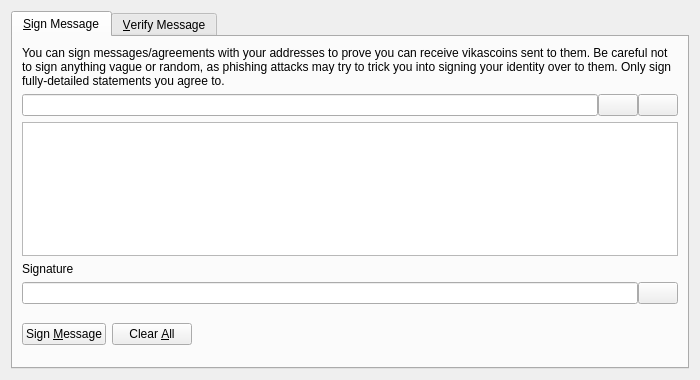
<?xml version="1.0" encoding="UTF-8"?>
<ui version="4.0">
 <class>SignVerifyMessageDialog</class>
 <widget class="QDialog" name="SignVerifyMessageDialog">
  <property name="geometry">
   <rect>
    <x>0</x>
    <y>0</y>
    <width>700</width>
    <height>380</height>
   </rect>
  </property>
  <property name="windowTitle">
   <string>Signatures - Sign / Verify a Message</string>
  </property>
  <property name="modal">
   <bool>true</bool>
  </property>
  <layout class="QVBoxLayout" name="verticalLayout">
   <item>
    <widget class="QTabWidget" name="tabWidget">
     <property name="currentIndex">
      <number>0</number>
     </property>
     <widget class="QWidget" name="tabSignMessage">
      <attribute name="title">
       <string>&amp;Sign Message</string>
      </attribute>
      <layout class="QVBoxLayout" name="verticalLayout_SM">
       <item>
        <widget class="QLabel" name="infoLabel_SM">
         <property name="text">
          <string>You can sign messages/agreements with your addresses to prove you can receive vikascoins sent to them. Be careful not to sign anything vague or random, as phishing attacks may try to trick you into signing your identity over to them. Only sign fully-detailed statements you agree to.</string>
         </property>
         <property name="textFormat">
          <enum>Qt::PlainText</enum>
         </property>
         <property name="wordWrap">
          <bool>true</bool>
         </property>
        </widget>
       </item>
       <item>
        <layout class="QHBoxLayout" name="horizontalLayout_1_SM">
         <property name="spacing">
          <number>0</number>
         </property>
         <item>
          <widget class="QValidatedLineEdit" name="addressIn_SM">
           <property name="toolTip">
            <string>The Vikascoin address to sign the message with</string>
           </property>
          </widget>
         </item>
         <item>
          <widget class="QPushButton" name="addressBookButton_SM">
           <property name="toolTip">
            <string>Choose previously used address</string>
           </property>
           <property name="text">
            <string/>
           </property>
           <property name="icon">
            <iconset resource="../bitcoin.qrc">
             <normaloff>:/icons/address-book</normaloff>:/icons/address-book</iconset>
           </property>
           <property name="shortcut">
            <string>Alt+A</string>
           </property>
           <property name="autoDefault">
            <bool>false</bool>
           </property>
          </widget>
         </item>
         <item>
          <widget class="QPushButton" name="pasteButton_SM">
           <property name="toolTip">
            <string>Paste address from clipboard</string>
           </property>
           <property name="text">
            <string/>
           </property>
           <property name="icon">
            <iconset resource="../bitcoin.qrc">
             <normaloff>:/icons/editpaste</normaloff>:/icons/editpaste</iconset>
           </property>
           <property name="shortcut">
            <string>Alt+P</string>
           </property>
           <property name="autoDefault">
            <bool>false</bool>
           </property>
          </widget>
         </item>
        </layout>
       </item>
       <item>
        <widget class="QPlainTextEdit" name="messageIn_SM">
         <property name="toolTip">
          <string>Enter the message you want to sign here</string>
         </property>
        </widget>
       </item>
       <item>
        <widget class="QLabel" name="signatureLabel_SM">
         <property name="text">
          <string>Signature</string>
         </property>
         <property name="textFormat">
          <enum>Qt::PlainText</enum>
         </property>
        </widget>
       </item>
       <item>
        <layout class="QHBoxLayout" name="horizontalLayout_2_SM">
         <property name="spacing">
          <number>0</number>
         </property>
         <item>
          <widget class="QLineEdit" name="signatureOut_SM">
           <property name="font">
            <font>
             <italic>true</italic>
            </font>
           </property>
           <property name="readOnly">
            <bool>true</bool>
           </property>
          </widget>
         </item>
         <item>
          <widget class="QPushButton" name="copySignatureButton_SM">
           <property name="toolTip">
            <string>Copy the current signature to the system clipboard</string>
           </property>
           <property name="text">
            <string/>
           </property>
           <property name="icon">
            <iconset resource="../bitcoin.qrc">
             <normaloff>:/icons/editcopy</normaloff>:/icons/editcopy</iconset>
           </property>
           <property name="autoDefault">
            <bool>false</bool>
           </property>
          </widget>
         </item>
        </layout>
       </item>
       <item>
        <layout class="QHBoxLayout" name="horizontalLayout_3_SM">
         <item>
          <widget class="QPushButton" name="signMessageButton_SM">
           <property name="toolTip">
            <string>Sign the message to prove you own this Vikascoin address</string>
           </property>
           <property name="text">
            <string>Sign &amp;Message</string>
           </property>
           <property name="icon">
            <iconset resource="../bitcoin.qrc">
             <normaloff>:/icons/edit</normaloff>:/icons/edit</iconset>
           </property>
           <property name="autoDefault">
            <bool>false</bool>
           </property>
          </widget>
         </item>
         <item>
          <widget class="QPushButton" name="clearButton_SM">
           <property name="toolTip">
            <string>Reset all sign message fields</string>
           </property>
           <property name="text">
            <string>Clear &amp;All</string>
           </property>
           <property name="icon">
            <iconset resource="../bitcoin.qrc">
             <normaloff>:/icons/remove</normaloff>:/icons/remove</iconset>
           </property>
           <property name="autoDefault">
            <bool>false</bool>
           </property>
          </widget>
         </item>
         <item>
          <spacer name="horizontalSpacer_1_SM">
           <property name="orientation">
            <enum>Qt::Horizontal</enum>
           </property>
           <property name="sizeHint" stdset="0">
            <size>
             <width>40</width>
             <height>48</height>
            </size>
           </property>
          </spacer>
         </item>
         <item>
          <widget class="QLabel" name="statusLabel_SM">
           <property name="font">
            <font>
             <weight>75</weight>
             <bold>true</bold>
            </font>
           </property>
           <property name="text">
            <string/>
           </property>
           <property name="wordWrap">
            <bool>true</bool>
           </property>
          </widget>
         </item>
         <item>
          <spacer name="horizontalSpacer_2_SM">
           <property name="orientation">
            <enum>Qt::Horizontal</enum>
           </property>
           <property name="sizeHint" stdset="0">
            <size>
             <width>40</width>
             <height>48</height>
            </size>
           </property>
          </spacer>
         </item>
        </layout>
       </item>
      </layout>
     </widget>
     <widget class="QWidget" name="tabVerifyMessage">
      <attribute name="title">
       <string>&amp;Verify Message</string>
      </attribute>
      <layout class="QVBoxLayout" name="verticalLayout_VM">
       <item>
        <widget class="QLabel" name="infoLabel_VM">
         <property name="text">
          <string>Enter the receiver's address, message (ensure you copy line breaks, spaces, tabs, etc. exactly) and signature below to verify the message. Be careful not to read more into the signature than what is in the signed message itself, to avoid being tricked by a man-in-the-middle attack. Note that this only proves the signing party receives with the address, it cannot prove sendership of any transaction!</string>
         </property>
         <property name="textFormat">
          <enum>Qt::PlainText</enum>
         </property>
         <property name="alignment">
          <set>Qt::AlignLeading|Qt::AlignLeft|Qt::AlignTop</set>
         </property>
         <property name="wordWrap">
          <bool>true</bool>
         </property>
        </widget>
       </item>
       <item>
        <layout class="QHBoxLayout" name="horizontalLayout_1_VM">
         <property name="spacing">
          <number>0</number>
         </property>
         <item>
          <widget class="QValidatedLineEdit" name="addressIn_VM">
           <property name="toolTip">
            <string>The Vikascoin address the message was signed with</string>
           </property>
          </widget>
         </item>
         <item>
          <widget class="QPushButton" name="addressBookButton_VM">
           <property name="toolTip">
            <string>Choose previously used address</string>
           </property>
           <property name="text">
            <string/>
           </property>
           <property name="icon">
            <iconset resource="../bitcoin.qrc">
             <normaloff>:/icons/address-book</normaloff>:/icons/address-book</iconset>
           </property>
           <property name="shortcut">
            <string>Alt+A</string>
           </property>
           <property name="autoDefault">
            <bool>false</bool>
           </property>
          </widget>
         </item>
        </layout>
       </item>
       <item>
        <widget class="QPlainTextEdit" name="messageIn_VM"/>
       </item>
       <item>
        <widget class="QValidatedLineEdit" name="signatureIn_VM"/>
       </item>
       <item>
        <layout class="QHBoxLayout" name="horizontalLayout_2_VM">
         <item>
          <widget class="QPushButton" name="verifyMessageButton_VM">
           <property name="toolTip">
            <string>Verify the message to ensure it was signed with the specified Vikascoin address</string>
           </property>
           <property name="text">
            <string>Verify &amp;Message</string>
           </property>
           <property name="icon">
            <iconset resource="../bitcoin.qrc">
             <normaloff>:/icons/transaction_0</normaloff>:/icons/transaction_0</iconset>
           </property>
           <property name="autoDefault">
            <bool>false</bool>
           </property>
          </widget>
         </item>
         <item>
          <widget class="QPushButton" name="clearButton_VM">
           <property name="toolTip">
            <string>Reset all verify message fields</string>
           </property>
           <property name="text">
            <string>Clear &amp;All</string>
           </property>
           <property name="icon">
            <iconset resource="../bitcoin.qrc">
             <normaloff>:/icons/remove</normaloff>:/icons/remove</iconset>
           </property>
           <property name="autoDefault">
            <bool>false</bool>
           </property>
          </widget>
         </item>
         <item>
          <spacer name="horizontalSpacer_1_VM">
           <property name="orientation">
            <enum>Qt::Horizontal</enum>
           </property>
           <property name="sizeHint" stdset="0">
            <size>
             <width>40</width>
             <height>48</height>
            </size>
           </property>
          </spacer>
         </item>
         <item>
          <widget class="QLabel" name="statusLabel_VM">
           <property name="font">
            <font>
             <weight>75</weight>
             <bold>true</bold>
            </font>
           </property>
           <property name="text">
            <string/>
           </property>
           <property name="wordWrap">
            <bool>true</bool>
           </property>
          </widget>
         </item>
         <item>
          <spacer name="horizontalSpacer_2_VM">
           <property name="orientation">
            <enum>Qt::Horizontal</enum>
           </property>
           <property name="sizeHint" stdset="0">
            <size>
             <width>40</width>
             <height>48</height>
            </size>
           </property>
          </spacer>
         </item>
        </layout>
       </item>
      </layout>
     </widget>
    </widget>
   </item>
  </layout>
 </widget>
 <customwidgets>
  <customwidget>
   <class>QValidatedLineEdit</class>
   <extends>QLineEdit</extends>
   <header>qvalidatedlineedit.h</header>
  </customwidget>
 </customwidgets>
 <resources>
  <include location="../bitcoin.qrc"/>
 </resources>
 <connections/>
</ui>
